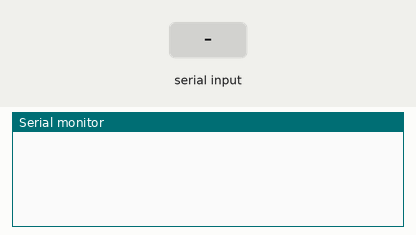
A sketch run on a simulated Arduino Mega 2560, built with avr-gcc and run on an emulated ATmega2560. Parts: the last lines printed to the serial monitor. The inputs (shaded band) are chosen by the test bench.

Above: at 1.2 s.
1.3 s: "1" received over the second serial link
At 3.5 s:
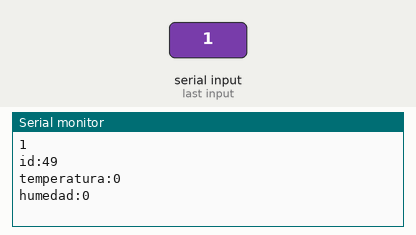
3.8 s: "0" received over the second serial link
At 5.2 s:
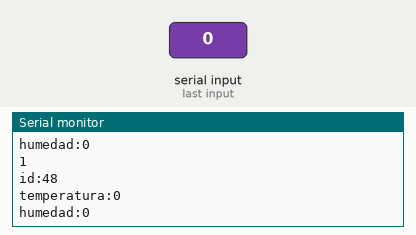
5.3 s: "2" received over the second serial link
At 6.8 s:
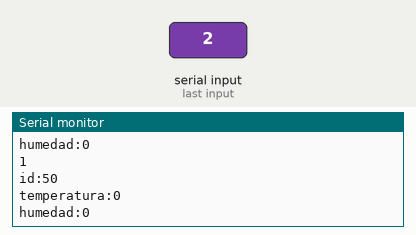

Measured:
- after the input at 1.3 s, the serial monitor: prints a new line after 1.0 s (image 1)
- after the input at 3.8 s, the serial monitor: prints a new line after 1.0 s (image 2)
- after the input at 5.3 s, the serial monitor: prints a new line after 1.0 s (image 3)

The sketch:

StructRecibir.ino
```cpp
/*
  StructRecibir

  created 26 Jun 2020
  by Fabian Astudillo-Salinas
     <fabian.astudillos@ucuenca.edu.ec>
*/

#define SIZE_SENSOR 3

typedef struct {
  uint8_t id:8;
  uint16_t temperatura:9;
  uint8_t humedad:7;
} sensor;

typedef union {
  sensor data;
  uint8_t serializado[SIZE_SENSOR];
} usensor;

usensor data;

char buf[SIZE_SENSOR];

// the setup function runs once when you press reset or power the board
void setup() {
  // initialize digital pin LED_BUILTIN as an output.
  //pinMode(LED_BUILTIN, OUTPUT);
  Serial.begin(9600);
  Serial3.begin(9600);
}

// the loop function runs over and over again forever
void loop() {
  int len = Serial3.readBytes(buf,SIZE_SENSOR);
  //int len = Serial3.readBytes(data.serializado,SIZE_SENSOR);
  if (len > 0) {
    memcpy(&data.serializado, &buf, SIZE_SENSOR);
    Serial.println(String(len));
    Serial.print("id:");
    Serial.println(data.data.id);
    Serial.print("temperatura:");
    Serial.println(data.data.temperatura);
    Serial.print("humedad:");
    Serial.println(data.data.humedad);
    Serial.println();
  }
}
```
